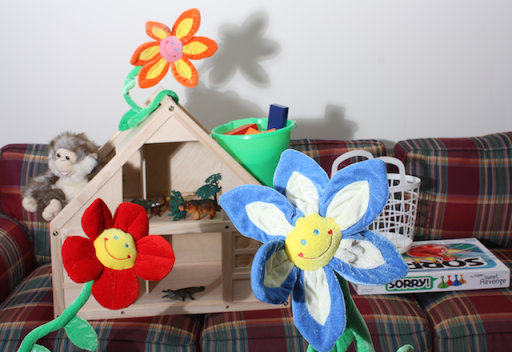
%> input picture images/flowers-left.png, 512 x 352 px
$ octave match_two_strips.m   (GNU Octave 9; MATLAB toolbox functions it lacks are replaced by stand-ins)
%> lines starting %> are read from the running program, lines starting %| are printed output that depends on the picture


% TODO: Match two strips to compute disparity values
pkg load image;


function disparity = match_strips(strip_left, strip_right, b)
    % For each non-overlapping patch/block of width b in the left strip,
    %   find the best matching position (along X-axis) in the right strip.
    % Return a vector of disparities (left X-position - right X-position).
    % Note: Only consider whole blocks that fit within image bounds.
    num_blocks = floor(size(strip_left, 2)/b);
    disparity = zeros([1 num_blocks]); % row-vector
    for block = 0:(num_blocks -1)
        x_left = block * b +1; % Matlab/Octave 1-based indexing
        patch_left = strip_left(:, x_left:(x_left+b-1));
        x_right = find_best_match(patch_left, strip_right);
        disparity(1,block+1)=(x_left-x_right);
    endfor
endfunction

% Find best match for a patch in a given strip (SSD)
% Note: You may use this or roll your own
function best_x = find_best_match(patch, strip)
    min_diff = Inf;
    best_x = 0; % column index (x value) of topleft corner; haven't found it yet
    for x = 1:(size(strip)(2) - size(patch)(2))
        other_patch = strip(:, x:(x + size(patch)(2) - 1));
        diff = sumsq((patch - other_patch)(:));
        if diff < min_diff
            min_diff = diff;
            best_x = x;
        endif
    endfor
endfunction

% Test code:

%% Load images
left = imread('../images/flowers-left.png');
%> left is the input picture: size 352x512x3 uint8; mean R, G, B 151.8, 143, 141.2
right = imread('../images/flowers-right.png');
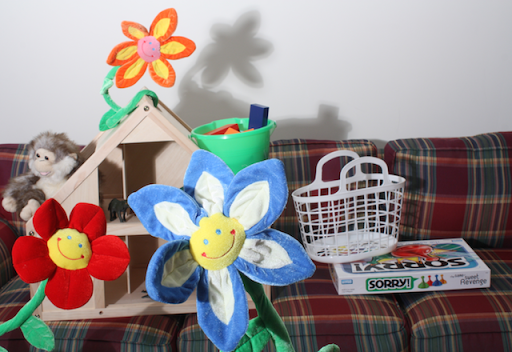
%> input picture images/flowers-right.png, 512 x 352 px
%> right is the input picture: size 352x512x3 uint8; mean R, G, B 147.2, 138.6, 137.9
figure, imshow(left);
figure, imshow(right);

%% Convert to grayscale, double, [0, 1] range for easier computation
left_gray = double(rgb2gray(left)) / 255.0;
right_gray = double(rgb2gray(right)) / 255.0;

%% Define strip row (y) and square block size (b)
y = 120;
b = 100;

%% Extract strip from left image
strip_left = left_gray(y:(y + b - 1), :);
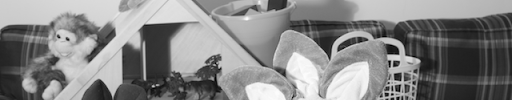
%> strip_left: size 100x512 double; min 0, max 0.992, mean 0.524
figure, imshow(strip_left);

%% Extract strip from right image
strip_right = right_gray(y:(y + b - 1), :);
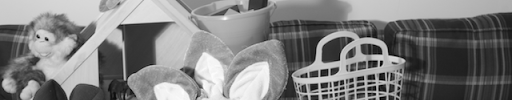
%> strip_right: size 100x512 double; min 0, max 0.996, mean 0.501
figure, imshow(strip_right);

%% Now match these two strips to compute disparity values
disparity = match_strips(strip_left, strip_right, b);
%> the loop in match_strips, `for block = 0:(num_blocks -1)` made 5 passes
%> x_right on passes 1 to 5: 107, 80, 181, 204, 387
%> pass 1, in match_strips, `patch_left = strip_left(:, x_left:(x_left+b-1));`:
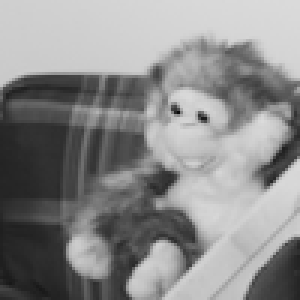
%> patch_left: size 100x100 double (shown 3 times larger); min 0.0471, max 0.859, mean 0.544
%> pass 2, in match_strips, `patch_left = strip_left(:, x_left:(x_left+b-1));`:
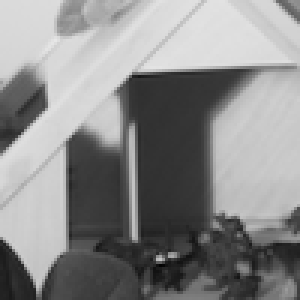
%> patch_left: size 100x100 double (shown 3 times larger); min 0.00784, max 0.906, mean 0.54
%> pass 3, in match_strips, `patch_left = strip_left(:, x_left:(x_left+b-1));`:
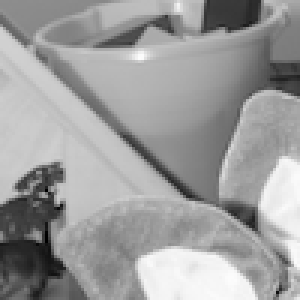
%> patch_left: size 100x100 double (shown 3 times larger); min 0, max 0.988, mean 0.615
%> after the loop in match_strips, `for block = 0:(num_blocks -1)`: disparity = [-106 21 20 97 14]
%> disparity = [-106 21 20 97 14]
disp(disparity);
%|   -106    21    20    97    14
figure, plot(disparity);
%> after `plot(disparity)`:
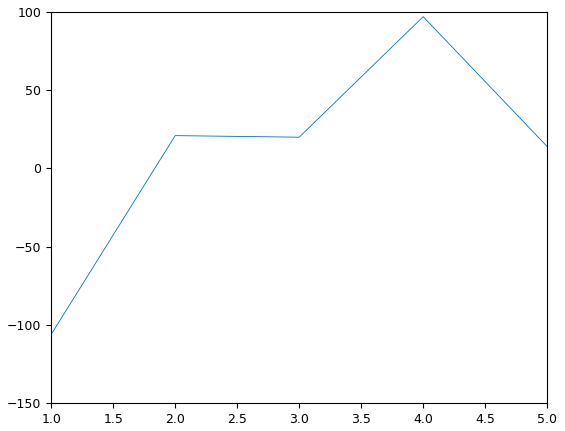
%> figure redrawn from the program's plot data
